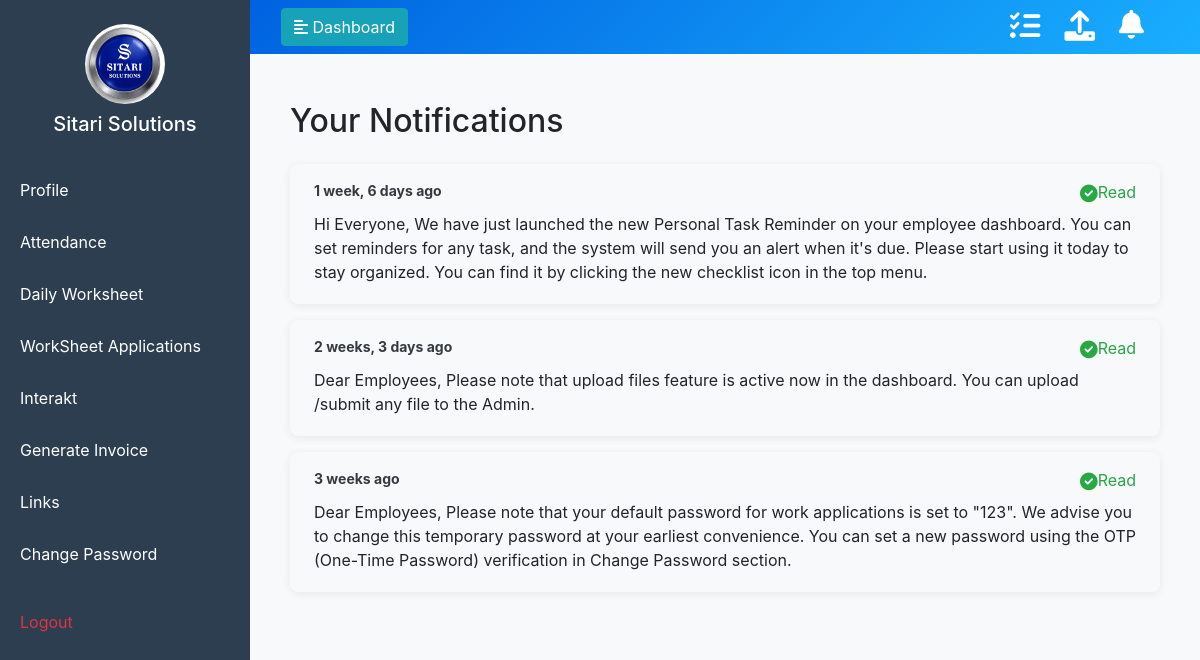
The app's page /notifications/ (signed in) with its own data.
### management/models.py (models this page shows, shortened)
class UserNotificationStatus(models.Model):
    employee = models.ForeignKey(Employee, on_delete=models.CASCADE)
    notification = models.ForeignKey(Notification, on_delete=models.CASCADE)
    is_read = models.BooleanField(default=False)
    class Meta:
        unique_together = ('employee', 'notification')

class Notification(models.Model):
    description = models.TextField()
    created_at = models.DateTimeField(auto_now_add=True)
    recipients = models.ManyToManyField(Employee, through='UserNotificationStatus', related_name='notifications')
    class Meta:
        ordering = ['-created_at']

### management/views.py (the view)
    def wrapped_view(request, *args, **kwargs):
        employee = get_logged_in_employee(request)
        if not employee:
            messages.error(request, "You must be logged in to view this page.")
            return redirect('login') # Make sure you have a 'login' URL name
        return view_func(request, employee, *args, **kwargs)

### management/context_processors.py (called while the page is built)
def notifications_context(request):
    if request.session.get('employee_id'):
        employee_id = request.session.get('employee_id')
        count = UserNotificationStatus.objects.filter(employee_id=employee_id, is_read=False).count()
        return {'unread_notification_count': count}
    return {'unread_notification_count': 0}

### management/ip_restriction.py (called while the page is built)
def get_client_ip(request):
    x_forwarded_for = request.META.get('HTTP_X_FORWARDED_FOR')
    if x_forwarded_for:
        ip = x_forwarded_for.split(',')[0].strip()
    else:
        ip = request.META.get('REMOTE_ADDR')
    return ip

    def __call__(self, request):
        ip = get_client_ip(request)
        if not self.is_ip_allowed(ip):
            logger.warning(f"Access denied for IP: {ip}")
            return HttpResponseForbidden("Access denied.")
        response = self.get_response(request)
        return response

### management/models.py (called while the page is built)
    def __str__(self):
        return self.name

### management/templatetags/upload_tags.py (called while the page is built)
@register.simple_tag
def get_upload_form():
    return EmployeeUploadForm()

### management/views.py (called while the page is built)
def get_logged_in_employee(request):
    employee_id = request.session.get('employee_id')
    if not employee_id:
        return None
    try:
        return Employee.objects.get(employee_id=employee_id)
    except Employee.DoesNotExist:
        return None

def require_employee(view_func):
    def wrapped_view(request, *args, **kwargs):
        employee = get_logged_in_employee(request)
        if not employee:
            messages.error(request, "You must be logged in to view this page.")
            return redirect('login') # Make sure you have a 'login' URL name
        return view_func(request, employee, *args, **kwargs)
    return wrapped_view

@require_employee
def notification_list_view(request, employee):
    notifications = UserNotificationStatus.objects.filter(employee=employee).select_related('notification').order_by('-notification__created_at')
    context = {
        'notifications': notifications
    }
    return render(request, 'notifications.html', context)

### management/templates/notifications.html (shortened to what this page needs)
{% extends "masteremployee.html" %}
{% block content %}
<div class="container mt-4 notification-container">
    <h2 class="mb-4">Your Notifications</h2>
    <div class="list-group">
        {% for status in notifications %}
            <div class="card notification-card {% if not status.is_read %}notification-unread{% else %}notification-read{% endif %}">
                <div class="card-body px-4 py-3">
                    <div class="d-flex justify-content-between align-items-start mb-2">
                        <div class="font-weight-bold text-dark small">
                            <span>{{ status.notification.created_at|timesince }} ago</span>
                        </div>
                        <div>
                            {% if not status.is_read %}
                                <a href="{% url 'mark_notification_as_read' status.pk %}"
                                   class="btn btn-success btn-sm text-white fw-semibold shadow-sm">
                                    Mark as Read
                                </a>
                            {% else %}
                                <span class="text-success fw-bold">
                                    <i class="fas fa-check-circle me-1"></i>Read
                                </span>
                            {% endif %}
                        </div>
                    </div>
                    <div class="text-body mb-1 fs-5">
                        {{ status.notification.description }}
                    </div>
                </div>
            </div>
        {% empty %}
            <div class="card mb-3 shadow-sm border-0 bg-light">
                <div class="card-body text-center text-muted">
                    You have no notifications.
                </div>
            </div>
        {% endfor %}
    </div>
</div>
{% endblock %}

### management/templates/masteremployee.html (style rules this page uses)
body { background-color: #f8f9fa; overflow: hidden; }

### management/templates/notifications.html (style rules this page uses)
.notification-container { max-width: 900px; margin: auto; }
.notification-card { border: none; border-radius: 8px; transition: all 0.3s ease; margin-bottom: 1rem; }
.notification-read { background-color: #f8f9fa; box-shadow: 0 2px 8px rgba(0, 0, 0, 0.07); }
.text-success .fa-check-circle { font-size: 1.1em; vertical-align: middle; }

### records on screen
UserNotificationStatus: notification.created_at "1 week, 6 days", is_read True (drawn), notification.description "Hi Everyone, We have just launched the new Personal Task Reminder on your employee dashboard. You can set reminders for any task, and the system will send you an alert when it's due. Please start using it today to stay organized. You can find it by clicking the new checklist icon in the top menu."
UserNotificationStatus: notification.created_at "2 weeks, 3 days", is_read True (drawn), notification.description "Dear Employees, Please note that upload files feature is active now in the dashboard. You can upload /submit any file to the Admin."
UserNotificationStatus: notification.created_at "3 weeks", is_read True (drawn), notification.description "Dear Employees, Please note that your default password for work applications is set to \"123\". We advise you to change this temporary password at your earliest convenience. You can set a new password using the OTP (One-Time Password) verification in Change Password section."
